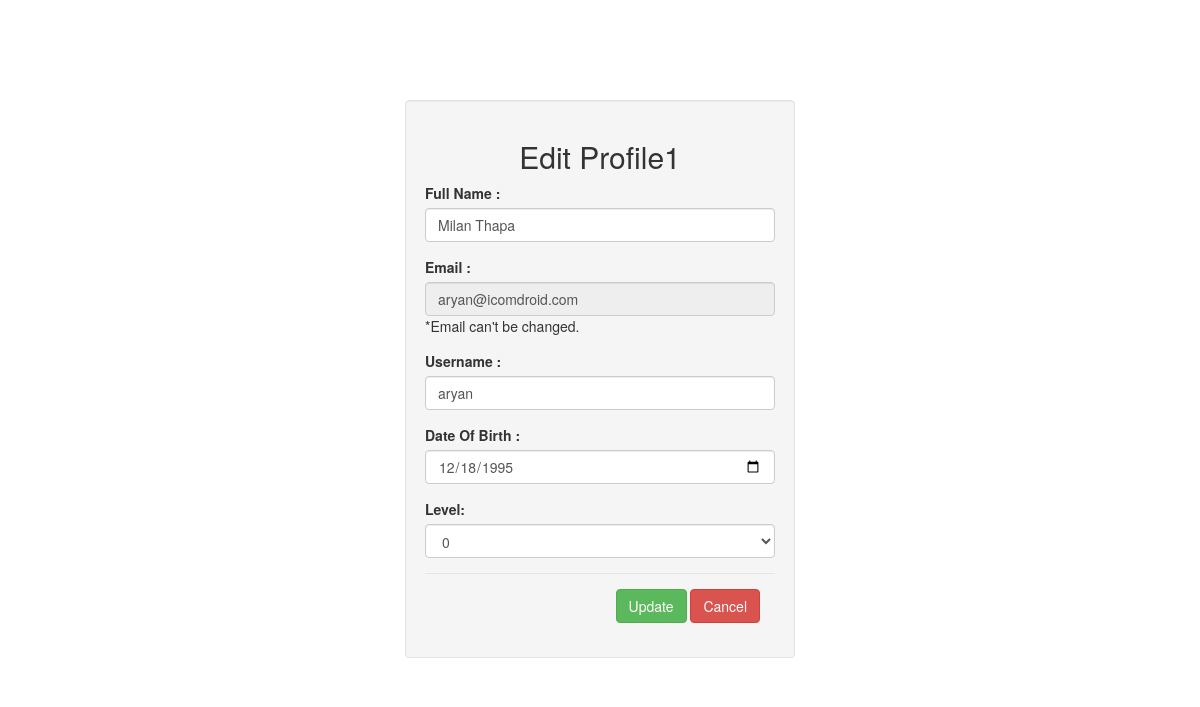
Screenshot of /Admin/edit.php?id=1 with the database file from the repository.
### tables this page shows
CREATE TABLE `user_info` (
  `userID` int(11) NOT NULL,
  `fullName` varchar(100) NOT NULL,
  `Email` varchar(50) NOT NULL,
  `Password` varchar(50) NOT NULL,
  `DOB` date NOT NULL,
  `lvl` int(2) NOT NULL,
  `username` varchar(50) DEFAULT NULL,
  `image` varchar(100) NOT NULL
);

### Admin/edit.php (the view, shortened to what this page needs)
<!DOCTYPE html>
 <html lang="en">
 <head>
	<link rel="stylesheet" href="../assets/lib/bootstrap/css/bootstrap.css">
 </head>
 <body style="padding-top: 60px;">
 	<div class="container">
 		<div class="row"><br><br>
 			<div class="col-md-4"></div>
 			<div class="col-md-4 well">
 				<h2 align="center"><?="Edit Profile".$_GET['id'];?></h2>
 				<?php
 					$cn=makeconnection();
					$sql="SELECT * FROM `user_info` WHERE `userID`=".$_GET['id'];
					$query=mysqli_query($cn,$sql);
					$data=mysqli_fetch_array($query);
 				 ?>
 				<form method="post" action="#">
		        	<div class="form-group">
			            <label >Full Name :</label>
			            <input type="text" class="form-control" name="fName" placeholder="First Name" width="auto" required autofocus value="<?=$data[1]?>" >
		          	</div>
		          	<div class="form-group">
			            <label >Email :</label>
			            <input type="email" class="form-control" name="Mail" placeholder="abc@yourmail.com" width="auto" value="<?=$data[2]?>" readonly>
			            *Email can't be changed.
		          	</div>
		          	<div class="form-group">
			            <label >Username :</label>
			            <input type="text" class="form-control" name="userName" id="exampleInputEmail1" placeholder="Username" width="auto" required value="<?=$data[6]?>" >
		          	</div>
		          	<div class="form-group">
		              <label for="exampleInputDOB">Date Of Birth :</label>
		              <input type="date" class="form-control" name="DOB" id="exampleInputDOB" width="auto" value="<?=$data[4]?>" required currentdate>
			        </div>
			        <div class="form-group">
		              <label >Level:</label>
		              <select  class="form-control" id="sel2" name="lvl" >
				        <option>0</option>
				       </select>
			        </div>
			        <div class="modal-footer">
			        <button type="submit" class="btn btn-success" name="update"> Update</button>
			        <a href="index.php">
			        <button type="button" class="btn btn-danger" >Cancel</button>
			        </a>
			      </div>
		        </form>
        </div>
 			</div>
 			<div class="col-md-4"></div>
 		</div>
 </body>
 </html>

### rows the page displays
user_info: fName "Milan Thapa", Mail "aryan@icomdroid.com", userName "aryan", DOB "12/18/1995"

### other values shown
$_GET['id'] "1"
